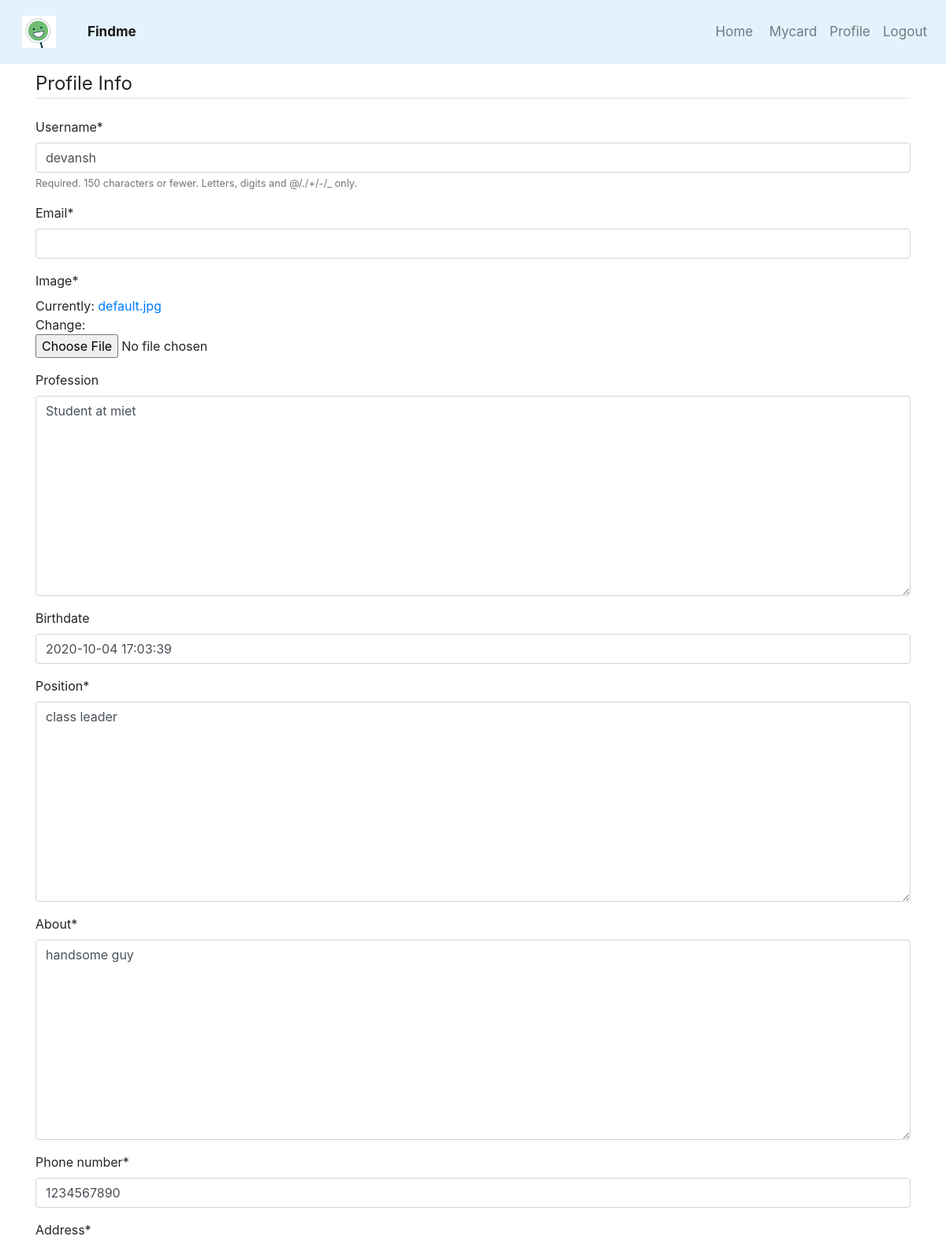
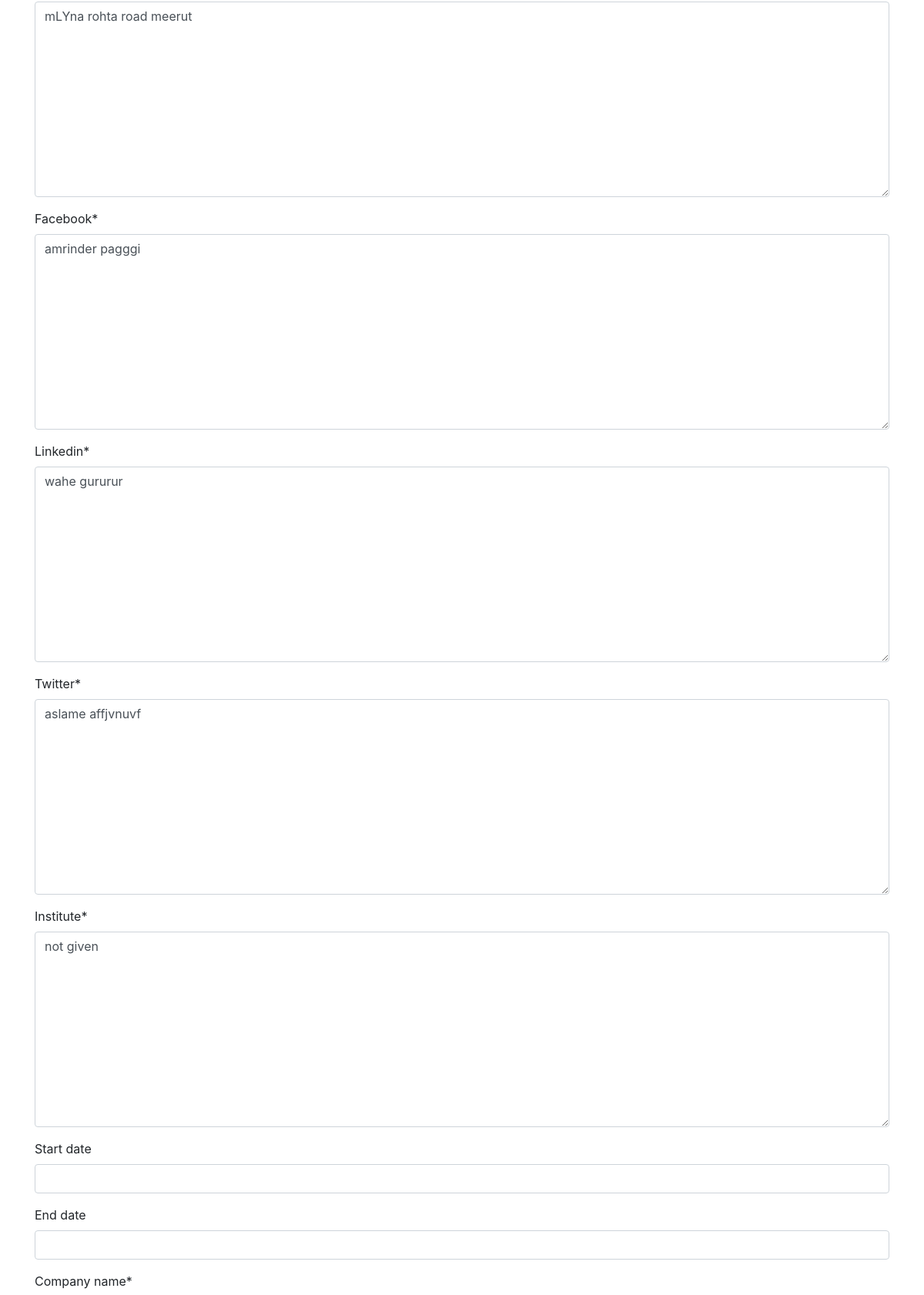
The page /profileupdate/ (signed in, upper part) on the database its author committed (2 pictures, top to bottom).
### accounts/models.py (models this page shows, shortened)
class Profile(models.Model):
    user = models.OneToOneField(User , on_delete=models.CASCADE)
    image = models.ImageField(default='default.jpg',upload_to='profile_pics')
    profession = models.TextField(max_length=100, default="not given",null=True, blank=True)
    position = models.TextField(max_length=100, default="not given")
    about = models.TextField(max_length=100, default="not given")
    birthdate = models.DateTimeField(blank=True, null=True)
    phone_number = models.CharField(max_length=100, default="not given")
    address = models.TextField(max_length=100, default="not given")
    facebook = models.TextField(max_length=100, default="not given")
    linkedin = models.TextField(max_length=100, default="not given")
    twitter = models.TextField(max_length=100, default="not given")

### accounts/views.py (the view)
# urls.py: path('profileupdate/',user_views.profileupdate,name='profile_update'),
@login_required
def profileupdate(request):
    if request.method == 'POST':
        u_form = UserUpdateForm(request.POST , instance=request.user)
        p_form = ProfileUpdateForm(request.POST ,request.FILES , instance=request.user.profile)
        p_forma = ProfileUpdateForma(request.POST ,request.FILES , instance=request.user.profile)
        p_formb = ProfileUpdateFormb(request.POST ,request.FILES , instance=request.user.profile)
        p_formc = ProfileUpdateFormc(request.POST ,request.FILES , instance=request.user.profile)
        p_formd = ProfileUpdateFormd(request.POST ,request.FILES , instance=request.user.profile)
        if u_form.is_valid() and p_form.is_valid() and p_forma.is_valid() and p_formb.is_valid() and p_formc.is_valid() and p_formd.is_valid():
            u_form.save()
            p_form.save()
            p_forma.save()
            p_formb.save()
            p_formc.save()
            p_formd.save()
            messages.success(request,'your profile has been updated !')
            return redirect('profile')
    else:
        u_form = UserUpdateForm(instance=request.user)
        p_form = ProfileUpdateForm(instance=request.user.profile)
        p_forma = ProfileUpdateForma(instance=request.user.profile)
        p_formb = ProfileUpdateFormb(instance=request.user.profile)
        p_formc = ProfileUpdateFormc(instance=request.user.profile)
        p_formd = ProfileUpdateFormd(instance=request.user.profile)
    context = { 'u_form':u_form , 'p_form':p_form, 'p_forma':p_forma, 'p_formb':p_formb, 'p_formc':p_formc, 'p_formd':p_formd }
    return render(request,'accounts/profile_update.html',context)

### accounts/forms.py
class UserUpdateForm(forms.ModelForm):
    email = forms.EmailField()
    class Meta:
        model = User
        fields = ['username' , 'email']

class ProfileUpdateForm(forms.ModelForm):
    class Meta:
        model = Profile
        fields = ['image','profession','birthdate','position','about','phone_number','address',
        'facebook','linkedin','twitter']

### accounts/templates/accounts/profile_update.html (shortened to what this page needs)
{% extends 'home/base.html' %}
{% load crispy_forms_tags %}
{% block head %}
<br>
<div class="container">
  <form method="POST" enctype="multipart/form-data">
    <fieldset class="form-group">
      <legend class="border-bottom mb-4">Profile Info</legend>
      {{ u_form|crispy}}
      {{ p_form|crispy }}
      {{ p_forma|crispy }}
      {{ p_formb|crispy }}
    </fieldset>
</form>
</div>
{% endblock %}

### home/static/home/home.css (style rules this page uses)
* { padding: 0; margin: 0; }
.container { padding: 64px; }

### rows shown on the page
Profile: profession "Student at miet", birthdate "2020-10-04 17:03:39", position "class leader", about "handsome guy", phone_number "1234567890", address "mLYna rohta road meerut", facebook "amrinder pagggi", linkedin "wahe gururur", twitter "aslame affjvnuvf", p_formb "Company name *"
